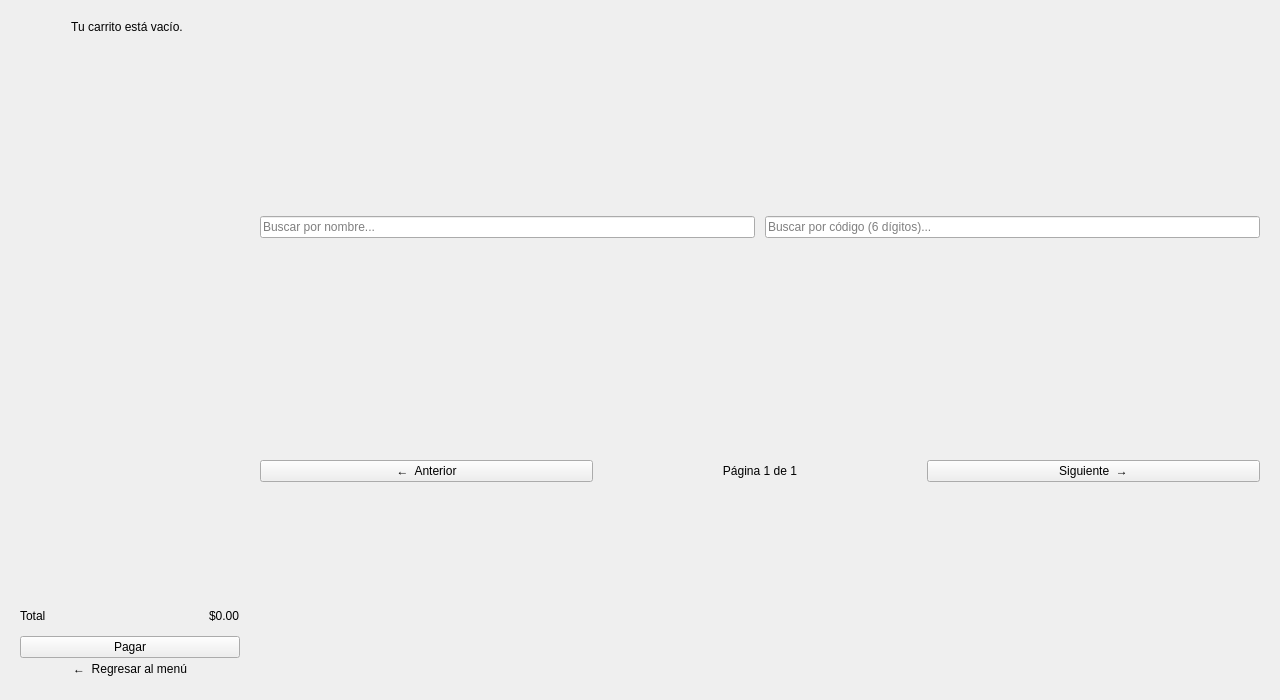
<?xml version="1.0" encoding="UTF-8"?>
<ui version="4.0">
 <class>MenuPaginacion</class>
 <widget class="QMainWindow" name="MenuPaginacion">
  <property name="geometry">
   <rect>
    <x>0</x>
    <y>0</y>
    <width>1280</width>
    <height>700</height>
   </rect>
  </property>
  <property name="minimumSize">
   <size>
    <width>1000</width>
    <height>600</height>
   </size>
  </property>
  <property name="windowTitle">
   <string>La Pulpe · Catálogo</string>
  </property>
  <property name="styleSheet">
   <string notr="true">QMainWindow, #centralwidget {
	background-color: #FFFFFF;
}
#cardCarrito, #cardCatalogo {
	background: transparent;
	border: none;
}
QLabel#lblPagina, QLabel#lblCarritoVacio {
	color: #92918B;
	font-family: "Segoe UI";
	font-size: 11px;
}
QLineEdit {
	background-color: #FAFAF8;
	color: #292A28;
	border: 1px solid #E8E7E1;
	border-radius: 8px;
	padding: 0 12px;
	min-height: 36px;
	font-family: "Segoe UI";
	font-size: 13px;
}
QLineEdit:focus {
	border: 1px solid #899B83;
}
QPushButton#btnProducto {
	background-color: #FAFAF8;
	border: 1px solid #EAE8E2;
	border-radius: 12px;
	padding: 0;
}
QPushButton#btnProducto:hover {
	background-color: #F4F7F3;
	border-color: #899B83;
}
QPushButton#btnProducto QLabel {
	background: transparent;
	border: none;
	font-family: "Segoe UI";
}
QLabel#prodNombre, QLabel#prodPrecio, QLabel#prodCodigo {
	color: #292A28;
	font-size: 12px;
}
QPushButton#btnAnterior, QPushButton#btnSiguiente {
	background: #FFFFFF;
	color: #292A28;
	border: 1px solid #E8E7E1;
	border-radius: 8px;
	min-height: 34px;
	padding: 0 16px;
	font-family: "Segoe UI";
	font-weight: 600;
}
QPushButton#btnAnterior:hover, QPushButton#btnSiguiente:hover {
	border-color: #899B83;
	color: #899B83;
}
QPushButton#btnAnterior:disabled, QPushButton#btnSiguiente:disabled {
	background: #FAFAF8;
	color: #B5B4AE;
	border-color: #EFEEE9;
}
QPushButton#btnPagar {
	background: #2F5243;
	color: #FFFFFF;
	border: none;
	border-radius: 8px;
	min-height: 36px;
	font-family: "Segoe UI";
	font-size: 13px;
	font-weight: 700;
}
QPushButton#btnPagar:hover {
	background: #264135;
}
QPushButton#btnRegresar {
	background: transparent;
	color: #899B83;
	border: none;
	min-height: 32px;
	font-family: "Segoe UI";
	font-size: 13px;
}
QPushButton#btnRegresar:hover {
	color: #2F5243;
}
QPushButton#btnPagar:disabled {
	background: #C9D2CD;
	color: #F5F3EE;
}
#scrollCarrito, #scrollCarrito &gt; QWidget &gt; QWidget {
	background: transparent;
	border: none;
}
QScrollBar:vertical {
	background: transparent;
	width: 8px;
	margin: 0;
}
QScrollBar::handle:vertical {
	background: #E0DED7;
	border-radius: 4px;
	min-height: 24px;
}
QScrollBar::add-line:vertical, QScrollBar::sub-line:vertical {
	height: 0;
}
QFrame#itemCarrito {
	background-color: #FAFAF8;
	border: 1px solid #EAE8E2;
	border-radius: 12px;
}
QFrame#itemCarrito QLabel {
	background: transparent;
	border: none;
	font-family: "Segoe UI";
}
QLabel#itemNombre {
	color: #292A28;
	font-size: 13px;
	font-weight: 600;
}
QLabel#itemCantidad {
	color: #292A28;
	font-size: 13px;
	min-width: 22px;
}
QLabel#itemSubtotal {
	color: #92918B;
	font-size: 13px;
}
QPushButton#btnCantidad {
	background: #FFFFFF;
	color: #292A28;
	border: 1px solid #E8E7E1;
	border-radius: 8px;
	min-width: 28px;
	max-width: 28px;
	min-height: 28px;
	max-height: 28px;
	font-size: 14px;
	font-weight: 600;
}
QPushButton#btnCantidad:hover {
	border-color: #899B83;
	color: #899B83;
}
QPushButton#btnCantidad:disabled {
	color: #B5B4AE;
	border-color: #EFEEE9;
}
QPushButton#btnQuitar {
	background: transparent;
	color: #B5B4AE;
	border: none;
	min-width: 22px;
	max-width: 22px;
	min-height: 22px;
	max-height: 22px;
	font-size: 12px;
}
QPushButton#btnQuitar:hover {
	color: #292A28;
}
QLabel#lblTotalTexto {
	color: #6B6A65;
	font-family: "Segoe UI";
	font-size: 13px;
}
QLabel#lblTotal {
	color: #292A28;
	font-family: Georgia;
	font-size: 26px;
}
</string>
  </property>
  <widget class="QWidget" name="centralwidget">
   <layout class="QHBoxLayout" name="horizontalLayoutMenu" stretch="0,1">
    <property name="spacing"><number>20</number></property>
    <property name="leftMargin"><number>20</number></property>
    <property name="topMargin"><number>20</number></property>
    <property name="rightMargin"><number>20</number></property>
    <property name="bottomMargin"><number>20</number></property>
    <item>
     <widget class="QFrame" name="cardCarrito">
      <property name="minimumSize"><size><width>220</width><height>0</height></size></property>
      <property name="maximumSize"><size><width>260</width><height>16777215</height></size></property>
      <property name="frameShape"><enum>QFrame::NoFrame</enum></property>
      <layout class="QVBoxLayout" name="layoutCarrito">
       <property name="spacing"><number>0</number></property>
       <property name="leftMargin"><number>0</number></property>
       <property name="topMargin"><number>0</number></property>
       <property name="rightMargin"><number>0</number></property>
       <property name="bottomMargin"><number>0</number></property>
       <item>
        <widget class="QScrollArea" name="scrollCarrito">
         <property name="frameShape"><enum>QFrame::NoFrame</enum></property>
         <property name="horizontalScrollBarPolicy"><enum>Qt::ScrollBarAlwaysOff</enum></property>
         <property name="widgetResizable"><bool>true</bool></property>
         <widget class="QWidget" name="contenedorCarrito">
          <layout class="QVBoxLayout" name="layoutItemsCarrito">
           <property name="spacing"><number>10</number></property>
           <property name="leftMargin"><number>0</number></property>
           <property name="topMargin"><number>0</number></property>
           <property name="rightMargin"><number>6</number></property>
           <property name="bottomMargin"><number>0</number></property>
           <item>
            <widget class="QLabel" name="lblCarritoVacio">
             <property name="text"><string>Tu carrito está vacío.</string></property>
             <property name="alignment"><set>Qt::AlignHCenter|Qt::AlignTop</set></property>
             <property name="wordWrap"><bool>true</bool></property>
            </widget>
           </item>
           <item>
            <spacer name="spacerItemsCarrito">
             <property name="orientation"><enum>Qt::Vertical</enum></property>
             <property name="sizeHint" stdset="0"><size><width>20</width><height>40</height></size></property>
            </spacer>
           </item>
          </layout>
         </widget>
        </widget>
       </item>
       <item>
 <spacer name="spacerAntesTotal">
  <property name="orientation"><enum>Qt::Vertical</enum></property>
  <property name="sizeType"><enum>QSizePolicy::Fixed</enum></property>
  <property name="sizeHint" stdset="0"><size><width>20</width><height>12</height></size></property>
 </spacer>
</item>
       <item>
        <layout class="QHBoxLayout" name="layoutTotal">
         <item>
          <widget class="QLabel" name="lblTotalTexto">
           <property name="text"><string>Total</string></property>
          </widget>
         </item>
         <item>
          <spacer name="spacerTotal">
           <property name="orientation"><enum>Qt::Horizontal</enum></property>
           <property name="sizeHint" stdset="0"><size><width>40</width><height>20</height></size></property>
          </spacer>
         </item>
         <item>
          <widget class="QLabel" name="lblTotal">
           <property name="text"><string>$0.00</string></property>
          </widget>
         </item>
        </layout>
       </item>
       <item>
 <spacer name="spacerAntesPagar">
  <property name="orientation"><enum>Qt::Vertical</enum></property>
  <property name="sizeType"><enum>QSizePolicy::Fixed</enum></property>
  <property name="sizeHint" stdset="0"><size><width>20</width><height>10</height></size></property>
 </spacer>
</item>
       <item>
        <widget class="QPushButton" name="btnPagar">
         <property name="text"><string>Pagar</string></property>
        </widget>
       </item>
       <item>
        <widget class="QPushButton" name="btnRegresar">
         <property name="cursor"><cursorShape>PointingHandCursor</cursorShape></property>
         <property name="text"><string>←  Regresar al menú</string></property>
         <property name="flat"><bool>true</bool></property>
        </widget>
       </item>
      </layout>
     </widget>
    </item>
    <item>
     <widget class="QFrame" name="cardCatalogo">
      <property name="frameShape"><enum>QFrame::NoFrame</enum></property>
      <layout class="QVBoxLayout" name="layoutCatalogo">
       <property name="spacing"><number>0</number></property>
       <property name="leftMargin"><number>0</number></property>
       <property name="topMargin"><number>0</number></property>
       <property name="rightMargin"><number>0</number></property>
       <property name="bottomMargin"><number>0</number></property>
       <item>
        <layout class="QHBoxLayout" name="layoutBuscadores" stretch="1,1">
         <property name="spacing"><number>10</number></property>
         <item>
          <widget class="QLineEdit" name="leNombre">
           <property name="clearButtonEnabled"><bool>true</bool></property>
           <property name="placeholderText"><string>Buscar por nombre...</string></property>
          </widget>
         </item>
         <item>
          <widget class="QLineEdit" name="leCodigo">
           <property name="maxLength"><number>6</number></property>
           <property name="clearButtonEnabled"><bool>true</bool></property>
           <property name="placeholderText"><string>Buscar por código (6 dígitos)...</string></property>
          </widget>
         </item>
        </layout>
       </item>
       <item>
 <spacer name="spacerBuscadores">
  <property name="orientation"><enum>Qt::Vertical</enum></property>
  <property name="sizeType"><enum>QSizePolicy::Fixed</enum></property>
  <property name="sizeHint" stdset="0"><size><width>20</width><height>14</height></size></property>
 </spacer>
</item>
       <item>
        <layout class="QGridLayout" name="gridProductos">
         <property name="spacing"><number>10</number></property>
        </layout>
       </item>
       <item>
 <spacer name="spacerGrid">
  <property name="orientation"><enum>Qt::Vertical</enum></property>
  <property name="sizeType"><enum>QSizePolicy::Fixed</enum></property>
  <property name="sizeHint" stdset="0"><size><width>20</width><height>12</height></size></property>
 </spacer>
</item>
       <item>
        <layout class="QHBoxLayout" name="layoutPaginacion" stretch="1,1,1">
         <item>
          <widget class="QPushButton" name="btnAnterior">
           <property name="text"><string>←  Anterior</string></property>
          </widget>
         </item>
         <item>
          <widget class="QLabel" name="lblPagina">
           <property name="text"><string>Página 1 de 1</string></property>
           <property name="alignment"><set>Qt::AlignCenter</set></property>
          </widget>
         </item>
         <item>
          <widget class="QPushButton" name="btnSiguiente">
           <property name="text"><string>Siguiente  →</string></property>
          </widget>
         </item>
        </layout>
       </item>
      </layout>
     </widget>
    </item>
   </layout>
  </widget>
 </widget>
 <resources/>
 <connections>
  <connection>
   <sender>btnRegresar</sender>
   <signal>clicked()</signal>
   <receiver>MenuPaginacion</receiver>
   <slot>close()</slot>
  </connection>
 </connections>
</ui>
